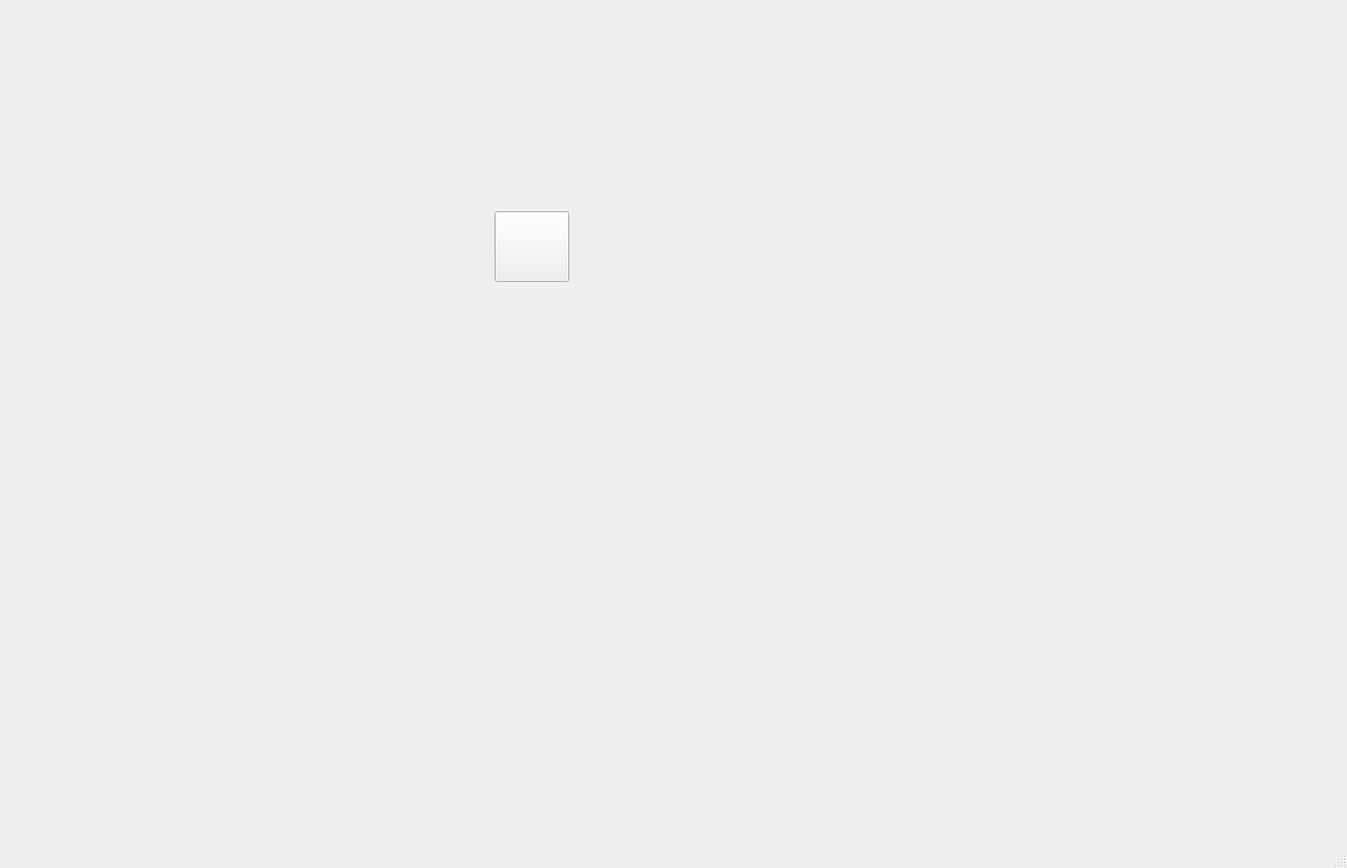
<?xml version="1.0" encoding="UTF-8"?>
<ui version="4.0">
 <class>MainWindow</class>
 <widget class="QMainWindow" name="MainWindow">
  <property name="geometry">
   <rect>
    <x>0</x>
    <y>0</y>
    <width>1351</width>
    <height>871</height>
   </rect>
  </property>
  <property name="windowTitle">
   <string>MainWindow</string>
  </property>
  <widget class="QWidget" name="centralwidget">
   <widget class="QLabel" name="CONSOLE">
    <property name="geometry">
     <rect>
      <x>0</x>
      <y>0</y>
      <width>1351</width>
      <height>831</height>
     </rect>
    </property>
    <property name="text">
     <string/>
    </property>
    <property name="pixmap">
     <pixmap>../ICON/Console.jpg</pixmap>
    </property>
    <property name="scaledContents">
     <bool>true</bool>
    </property>
   </widget>
   <widget class="QPushButton" name="ACKNOWLEDGE">
    <property name="geometry">
     <rect>
      <x>837</x>
      <y>686</y>
      <width>60</width>
      <height>60</height>
     </rect>
    </property>
    <property name="text">
     <string/>
    </property>
    <property name="flat">
     <bool>true</bool>
    </property>
   </widget>
   <widget class="QPushButton" name="BRAKE">
    <property name="geometry">
     <rect>
      <x>1021</x>
      <y>686</y>
      <width>60</width>
      <height>60</height>
     </rect>
    </property>
    <property name="text">
     <string/>
    </property>
    <property name="flat">
     <bool>true</bool>
    </property>
   </widget>
   <widget class="QPushButton" name="OPEN_BARIER">
    <property name="geometry">
     <rect>
      <x>1116</x>
      <y>686</y>
      <width>60</width>
      <height>60</height>
     </rect>
    </property>
    <property name="text">
     <string/>
    </property>
    <property name="flat">
     <bool>true</bool>
    </property>
   </widget>
   <widget class="QPushButton" name="CLOSE_BARRIER">
    <property name="geometry">
     <rect>
      <x>1211</x>
      <y>686</y>
      <width>60</width>
      <height>60</height>
     </rect>
    </property>
    <property name="text">
     <string/>
    </property>
    <property name="flat">
     <bool>true</bool>
    </property>
   </widget>
   <widget class="QLabel" name="BUZZER">
    <property name="geometry">
     <rect>
      <x>423</x>
      <y>633</y>
      <width>41</width>
      <height>41</height>
     </rect>
    </property>
    <property name="text">
     <string/>
    </property>
    <property name="pixmap">
     <pixmap>../ICON/led-off.png</pixmap>
    </property>
    <property name="scaledContents">
     <bool>true</bool>
    </property>
   </widget>
   <widget class="QLabel" name="COMMUNICATION">
    <property name="geometry">
     <rect>
      <x>844</x>
      <y>287</y>
      <width>21</width>
      <height>21</height>
     </rect>
    </property>
    <property name="text">
     <string/>
    </property>
    <property name="pixmap">
     <pixmap>../ICON/led-off.png</pixmap>
    </property>
    <property name="scaledContents">
     <bool>true</bool>
    </property>
   </widget>
   <widget class="QLabel" name="BARIER_DOWN">
    <property name="geometry">
     <rect>
      <x>844</x>
      <y>227</y>
      <width>21</width>
      <height>21</height>
     </rect>
    </property>
    <property name="text">
     <string/>
    </property>
    <property name="pixmap">
     <pixmap>../ICON/led-off.png</pixmap>
    </property>
    <property name="scaledContents">
     <bool>true</bool>
    </property>
   </widget>
   <widget class="QLabel" name="BARIER_UP">
    <property name="geometry">
     <rect>
      <x>844</x>
      <y>197</y>
      <width>21</width>
      <height>21</height>
     </rect>
    </property>
    <property name="text">
     <string/>
    </property>
    <property name="pixmap">
     <pixmap>../ICON/led-off.png</pixmap>
    </property>
    <property name="scaledContents">
     <bool>true</bool>
    </property>
   </widget>
   <widget class="QLabel" name="POWER">
    <property name="geometry">
     <rect>
      <x>1028</x>
      <y>197</y>
      <width>21</width>
      <height>21</height>
     </rect>
    </property>
    <property name="text">
     <string/>
    </property>
    <property name="pixmap">
     <pixmap>../ICON/led-off.png</pixmap>
    </property>
    <property name="scaledContents">
     <bool>true</bool>
    </property>
   </widget>
   <widget class="QLabel" name="DIRECTION_A">
    <property name="geometry">
     <rect>
      <x>196</x>
      <y>456</y>
      <width>63</width>
      <height>73</height>
     </rect>
    </property>
    <property name="text">
     <string/>
    </property>
    <property name="pixmap">
     <pixmap>../ICON/direction-a-off.png</pixmap>
    </property>
    <property name="scaledContents">
     <bool>true</bool>
    </property>
   </widget>
   <widget class="QLabel" name="DIRECTION_B">
    <property name="geometry">
     <rect>
      <x>1090</x>
      <y>456</y>
      <width>64</width>
      <height>73</height>
     </rect>
    </property>
    <property name="text">
     <string/>
    </property>
    <property name="pixmap">
     <pixmap>../ICON/direction-b-off.png</pixmap>
    </property>
    <property name="scaledContents">
     <bool>true</bool>
    </property>
   </widget>
   <widget class="QPushButton" name="BUZZER_STOP">
    <property name="geometry">
     <rect>
      <x>420</x>
      <y>690</y>
      <width>51</width>
      <height>51</height>
     </rect>
    </property>
    <property name="text">
     <string/>
    </property>
    <property name="flat">
     <bool>true</bool>
    </property>
   </widget>
   <widget class="QPushButton" name="ALARM">
    <property name="geometry">
     <rect>
      <x>496</x>
      <y>212</y>
      <width>75</width>
      <height>71</height>
     </rect>
    </property>
    <property name="text">
     <string/>
    </property>
    <property name="icon">
     <iconset>
      <normaloff>../ICON/toogle-on.png</normaloff>../ICON/toogle-on.png</iconset>
    </property>
    <property name="iconSize">
     <size>
      <width>70</width>
      <height>70</height>
     </size>
    </property>
   </widget>
   <widget class="QPushButton" name="AUTOMATIC">
    <property name="geometry">
     <rect>
      <x>82</x>
      <y>621</y>
      <width>101</width>
      <height>31</height>
     </rect>
    </property>
    <property name="text">
     <string/>
    </property>
    <property name="flat">
     <bool>true</bool>
    </property>
   </widget>
   <widget class="QPushButton" name="SEMI_AUTOMATIC">
    <property name="geometry">
     <rect>
      <x>192</x>
      <y>683</y>
      <width>101</width>
      <height>31</height>
     </rect>
    </property>
    <property name="text">
     <string/>
    </property>
    <property name="flat">
     <bool>true</bool>
    </property>
   </widget>
   <widget class="QPushButton" name="MANUAL">
    <property name="geometry">
     <rect>
      <x>82</x>
      <y>742</y>
      <width>101</width>
      <height>31</height>
     </rect>
    </property>
    <property name="text">
     <string/>
    </property>
    <property name="flat">
     <bool>true</bool>
    </property>
   </widget>
   <widget class="QLabel" name="SELECTOR_SWITCH">
    <property name="geometry">
     <rect>
      <x>92</x>
      <y>655</y>
      <width>85</width>
      <height>85</height>
     </rect>
    </property>
    <property name="text">
     <string/>
    </property>
    <property name="pixmap">
     <pixmap>../ICON/selector-switch-AUTOMATIC.png</pixmap>
    </property>
    <property name="scaledContents">
     <bool>true</bool>
    </property>
   </widget>
  </widget>
  <widget class="QMenuBar" name="menubar">
   <property name="geometry">
    <rect>
     <x>0</x>
     <y>0</y>
     <width>1351</width>
     <height>21</height>
    </rect>
   </property>
  </widget>
  <widget class="QStatusBar" name="statusbar"/>
 </widget>
 <resources/>
 <connections/>
</ui>
